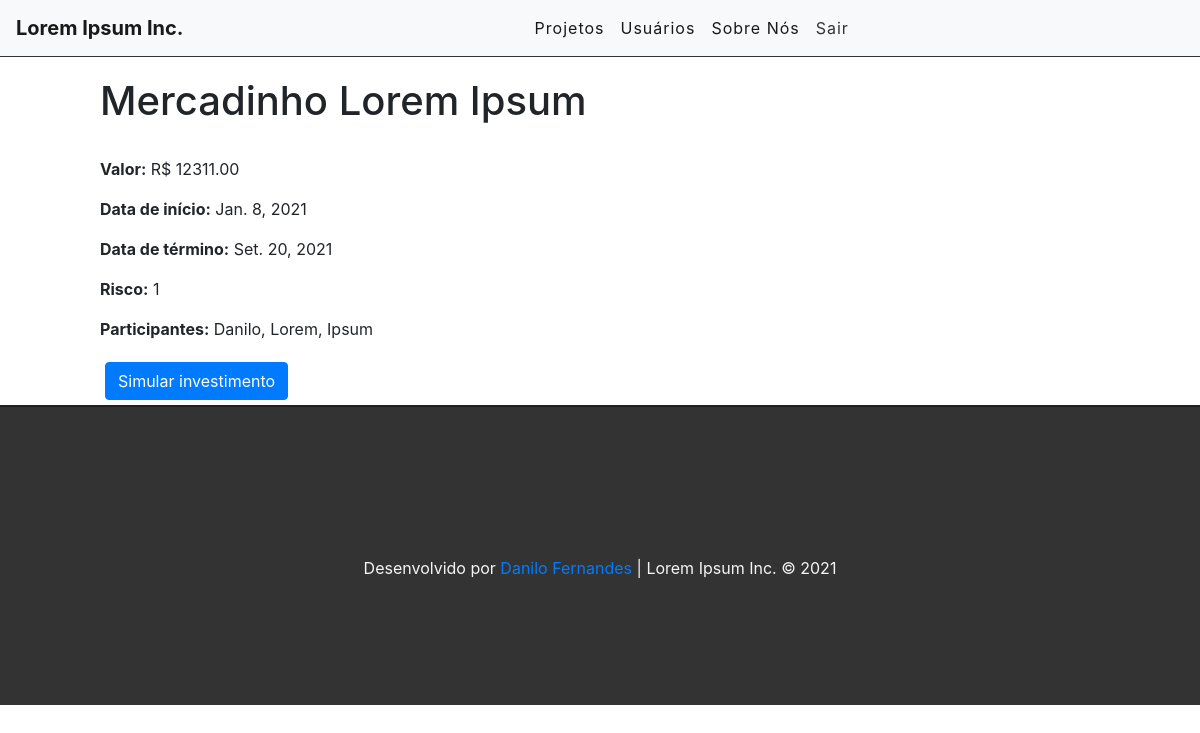
The app's page /project/13 (signed in) with its own data.
### projects/models.py (models this page shows, shortened)
class Project(models.Model):
    OPTIONS = (
        (0, 'baixo'),
        (1, 'medio'),
        (2, 'alto'),
    )
    name = models.CharField('Nome do projeto', max_length=255)
    startData = models.DateField('Data de início', blank=False, auto_now=False)
    endData = models.DateField('Data de término', auto_now=False)
    risk = models.IntegerField(
        'Risco',choices=OPTIONS,
    )
    price = models.DecimalField('Valor',max_digits=10, decimal_places=2)
    stakeholders = models.CharField('Participantes', max_length=500, null=True)
    user = models.ForeignKey(get_user_model(), on_delete=models.CASCADE)
    created_at = models.DateTimeField(auto_now_add=True)
    updated_at = models.DateTimeField(auto_now=True)

### projects/views.py (the view)
# urls.py: path('project/<int:id>', views.projectView, name='project-view'),
@login_required
def projectView(request, id):
    project = get_object_or_404(Project, pk=id)
    return render(request, 'projects/project.html', {'project': project})

### projects/templates/projects/project.html (shortened to what this page needs)
{% extends 'base.html' %}
{% block content%}
<div class="offset-1 col-10 list-div">
    <h1>{{project.name}}</h1><br>
    <p> <b>Valor:</b> R$ {{project.price}}</p>
    <p><b>Data de início:</b> {{project.startData}}</p>
    <p><b>Data de término:</b> {{project.endData}}</p>
    <p><b>Risco:</b> {{project.risk}}</p>
    <p><b>Participantes:</b> {{project.stakeholders}}</p>
    <div style="padding: 5px">
        <a href="simulator/{{project.id}}" data-bs-toggle="modal" data-bs-target="#exampleModal">
            <button class="btn btn-primary"> Simular investimento</button>
        </a>
        <br>
    </div>
</div>
{% endblock %}

### projects/static/css/styles.css (style rules this page uses)
.list-div { padding: 0; }

### records on screen
Project: name "Mercadinho Lorem Ipsum", price "12311.00", startData "Jan. 8, 2021", endData "Set. 20, 2021", risk "1", stakeholders "Danilo, Lorem, Ipsum"
